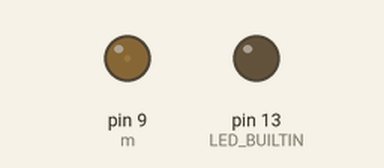
Simulated run of this sketch. Board: Arduino Uno, built with avr-gcc and run on an emulated ATmega328P. Parts: output pins drawn as LEDs (lit = HIGH).

Above: at 1.1 s.
At 9.1 s:
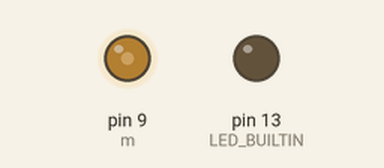
At 20.1 s:
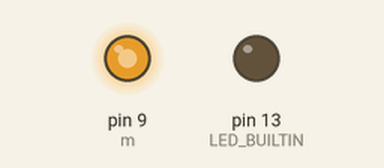
At 38.2 s:
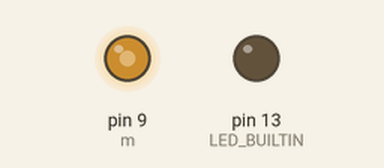
Timing chart, 0 to 40.0 s (numbered marks = the images above):
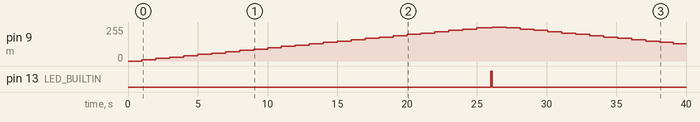

The sketch:

coreless_motor_tutorial.ino
```cpp
int turns = 10;
int turnAmount = 10;
const int m = 9;

void setup() {
  pinMode(m,OUTPUT);
  pinMode(LED_BUILTIN,OUTPUT);
  delay(1000);

}

void loop() {
  analogWrite(m,turns);
  delay(1000);
  turns += turnAmount;
  if(turns > 255){
  turnAmount = -10;
  digitalWrite(LED_BUILTIN,HIGH);
  delay(100);
  digitalWrite(LED_BUILTIN,LOW);
  }
  else if (turns <= 0) {
  turnAmount = 10;
  digitalWrite(LED_BUILTIN,HIGH);
  delay(100);
  digitalWrite(LED_BUILTIN,LOW);
  }

}
```

Measured:
- by itself, pin 9 (m): rises from 0/255 to 255/255 in 25.1 s, then falls to 130/255 in 13.0 s
- by itself, pin 13 (LED_BUILTIN): LOW → HIGH at 26.0 s, → LOW 0.10 s later
